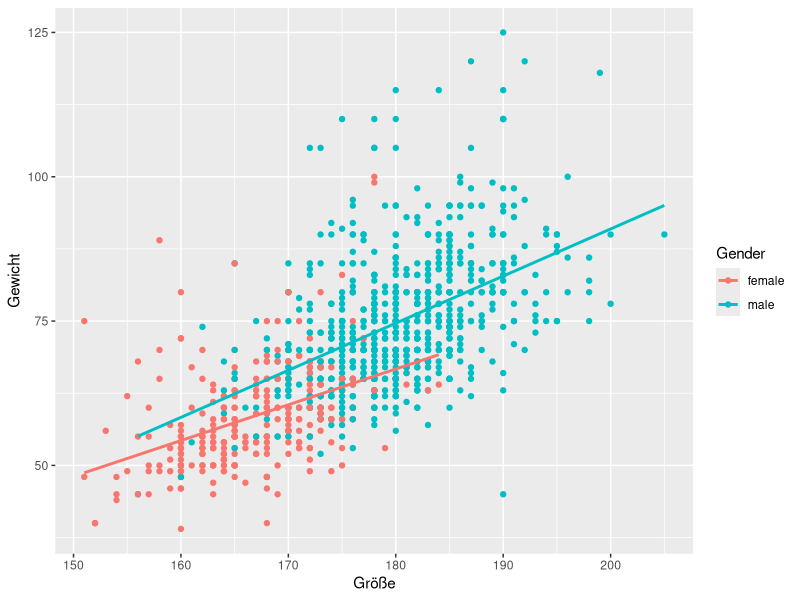
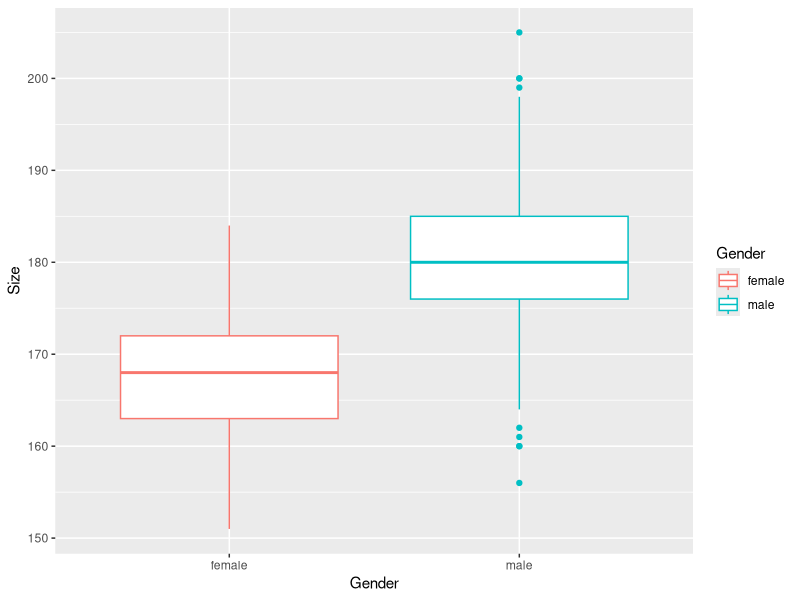
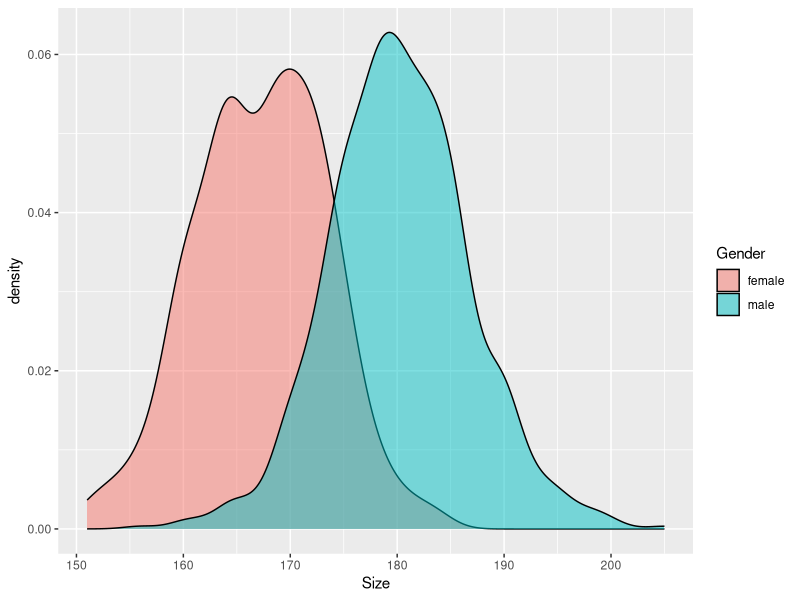

Write the R code that produced these figures, in order.
## ---- chunk 1
knitr::opts_chunk$set(echo = TRUE, message=FALSE, comment=NULL)
## ---- chunk 2
library(tidyverse)
library(magrittr)
library(readxl)
library(knitr)
## ---- chunk 3
studdat <- read_excel(file.path("Daten","StudierendenDaten",
                                "StudDat.xlsx"))
## ---- chunk 4
studdat %>%
  select(Gender, Size, Weight) %>%
  drop_na()%>%
  ggplot(aes(x=Size, y=Weight, color=Gender)) + 
  geom_point() +
  geom_smooth(method="lm", se=FALSE) +
  scale_x_continuous("Größe") + 
  scale_y_continuous("Gewicht")
## ---- chunk 5
studdat %>%
  select(Gender, Size, SizeMother, SizeFather)%>%
  drop_na()%>%
  summarize(Gender, Size, SizeParents=(SizeMother+SizeFather)/2) %>%
#  filter(Gender=="male") %>%
  lm(Size ~ SizeParents, data=.)
## ---- chunk 6
studdat %>%
  select(Gender, Smoker, SmokeFather, SmokeMother) %>%
  drop_na()%>%
  group_by(Smoker, SmokeFather) %>%
  tally() -> table_father
## ---- chunk 7
table_father %>%
  select(SmokeFather, Smoker, n) %>%
  pivot_wider(names_from = SmokeFather, values_from=n) %>%
  rename(Smoker_yes=yes, Smoker_no=no) %>%
  mutate(Smoking=Smoker_yes+Smoker_no)  %>%
  mutate(Smoker_no=Smoker_no/Smoking, Smoker_yes=Smoker_yes/Smoking) %>%
  select(-Smoking) %>%
  kable(digits=3)
## ---- chunk 8
studdat %>%
  select(Gender, Smoker, SmokeFather, SmokeMother) %>%
  drop_na() %>%
  group_by(Smoker, SmokeMother) %>%
  tally() -> table_mother
## ---- chunk 9
table_mother %>%
  select(SmokeMother, Smoker, n) %>%
  pivot_wider(names_from = SmokeMother, values_from=n) %>%
  rename(Smoker_yes=yes, Smoker_no=no) %>%
  mutate(Smoking=Smoker_yes+Smoker_no) %>%
  mutate(Smoker_no=Smoker_no/Smoking, Smoker_yes=Smoker_yes/Smoking) %>%
  select(-Smoking) %>%
  kable(digits=3)
## ---- chunk 10
studdat %>%
  select(Gender, Size, Weight) %>%
  drop_na() %>%
  ggplot(aes(x=Gender,y=Size,color=Gender)) +
  geom_boxplot()
## ---- chunk 11
studdat %>%
  select(Gender, Size, Weight) %>%
  drop_na() %>%
  ggplot(aes(x=Size, fill=Gender)) +
  geom_density(alpha=0.5)
